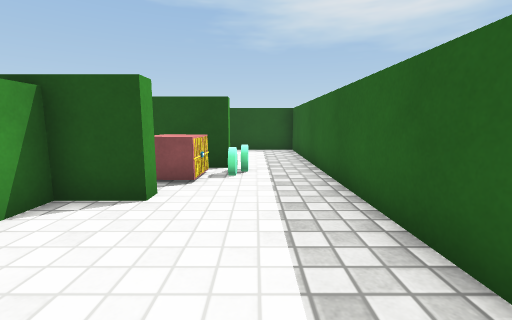
[1] (above)

18 first-person views from a walk through a scene from a Unity 3-D project. The camera is 0.58 m above the floor, tilts 8° down and sees 90° across. The floor is counted in squares, 0.5 m on a side. Each view is taken from the middle of a square. On the plan, view 1 faces up. The plan holds only what a view shows up to about 12 squares ahead; the rest is blank. The place goes on beyond the plan. The player character is not drawn. Surface patterns are stand-ins for the level's own textures.

[2]
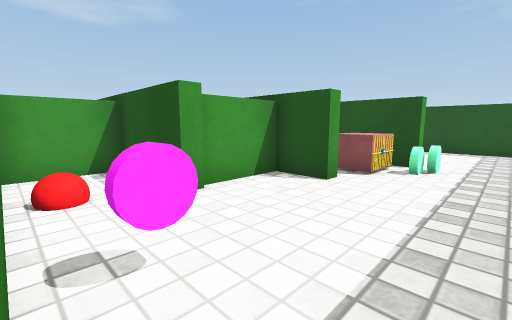

[3]
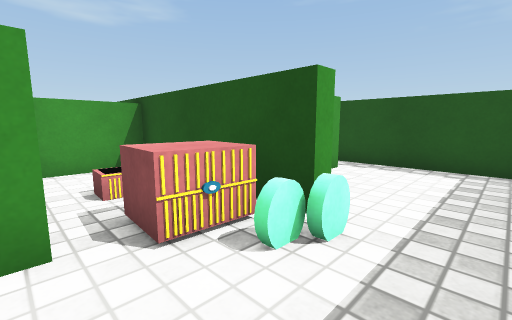

[4]
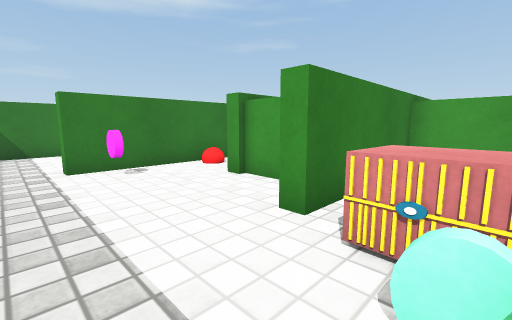

[5]
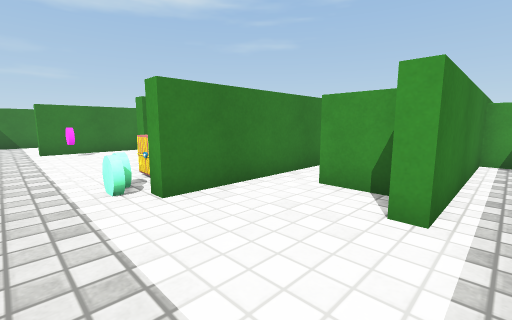

[6]
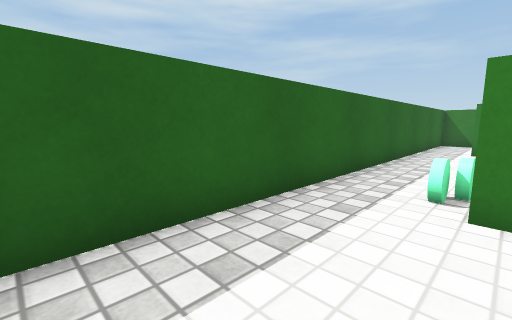

[7]
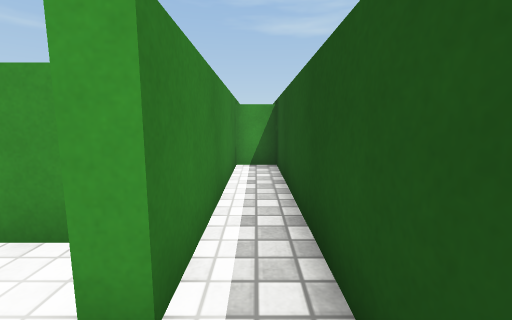

[8]
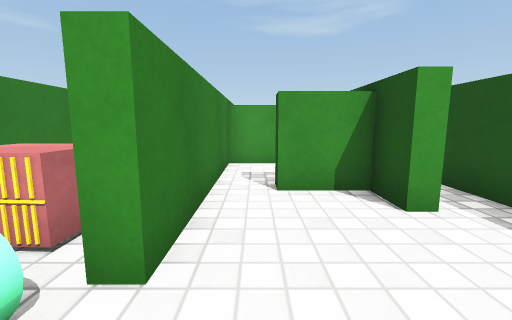

[9]
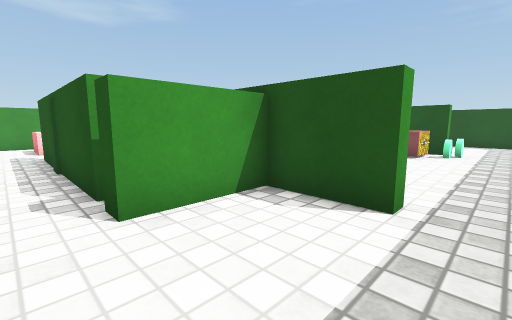

[10]
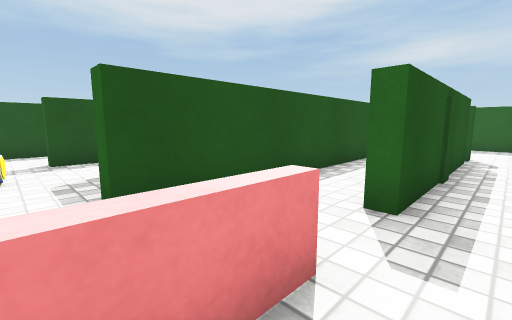

[11]
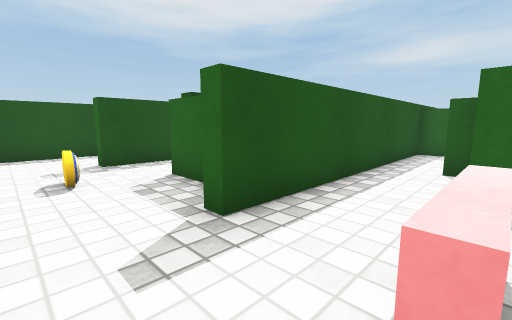

[12]
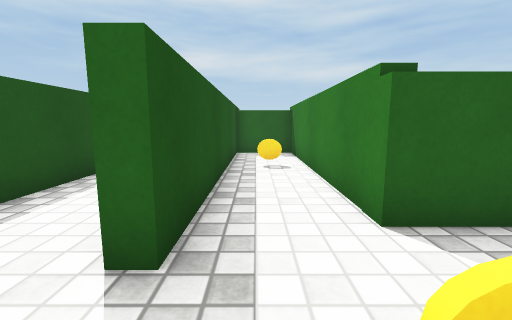

[13]
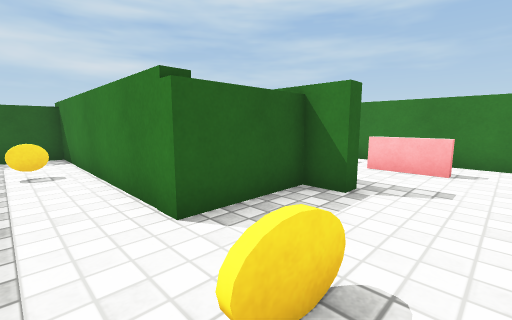

[14]
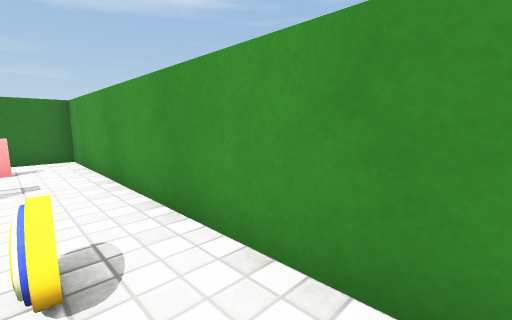

[15]
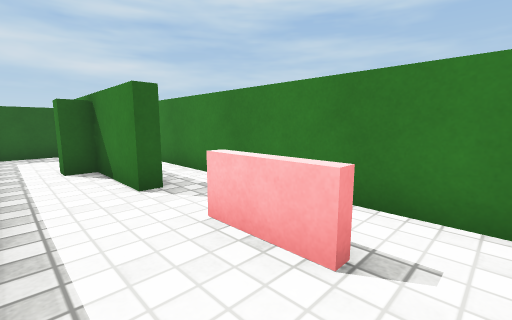

[16]
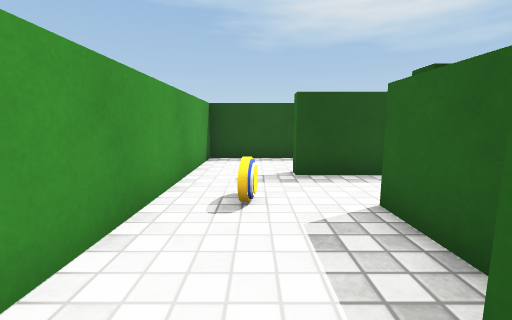

[17]
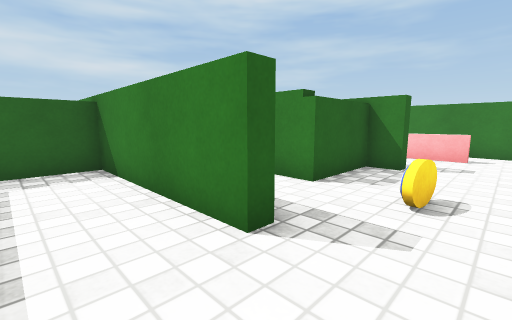

[18]
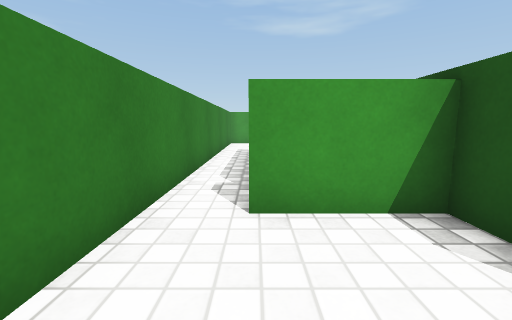

### Floor plan
Points are (right, up) in squares from view 1. A wall is a line through its corners. A room is listed if a view was taken in it or the views show most of it. See-through windows are left out.
Room 1 (views 1, 2, 3, 4)
walls: (-2.9, 1.6) (-2.9, 1.1) (-5.8, 1.1) (-5.8, -1.1); (-0.7, 7.2) (-0.7, 6.8) (-6.1, 6.8) (-6.1, 4.2) (-1.7, 4.2) (-1.7, 3.8) (-3.1, 3.8) (-3.1, 1.5); (1.7, -1.6) (1.7, 7.6); (-4.7, -1.1) (0, -1.1) (0, -1.5)
ways out: opening at (0.5, 7) to room 2; opening at (1, -1) to room 3
objects: red ball (-4, 0); other object (-4, 6); other object (-2, 5); disc (-1, 0); green disc (-1, 6); green disc (0, 6)
Room 2 (views 5, 6, 7, 8)
walls: (-3.6, 7.2) (-0.7, 7.2); (1.7, 7.6) (1.7, 11.6) (-8.3, 11.6) (-8.3, 10.4) (-2.2, 10.4) (-2.2, 10) (-3.4, 10) (-3.4, 8.4)
ways out: opening at (0.5, 7) to room 1; opening at (-4, 8) to room 7
Room 3 (views 9, 18)
walls: (0, -1.5) (-2.2, -1.5) (-2.2, -4); (1.7, -5.1) (1.7, -1.6); (-1.4, -5.5) (1.1, -5.5)
ways out: opening at (1, -1) to room 1; opening at (-2, -5) to room 4
Room 4 (views 10, 11, 12, 13, 15, 16)
walls: (-6.5, -1.5) (-12.1, -1.5) (-12.1, -1.1) (-11.2, -1.1) (-11.2, 1.6) (-3.6, 1.6) (-3.6, 3.8) (-12.1, 3.8); (-3.2, -4) (-9.5, -4) (-9.5, -3.8) (-6.9, -3.8) (-6.9, -3) (-6.4, -3); (-14.6, 3.6) (-14.6, -5.5) (-1.4, -5.5); (-2.2, -4) (-2.8, -4)
low walls: (-11.2, -4) (-13.1, -4); (-13.1, -3.8) (-11.2, -3.8)
ways out: opening at (-2, -5) to room 3; opening at (-13.5, 4) to room 5; opening at (-7, -2) to room 6
objects: coin (-13, 2); disc (-7, 3)
Room 5 (views 14, 17)
walls: (-12.1, 3.8) (-12.1, 4.2) (-6.7, 4.2) (-6.7, 6.1); (-8, 6.8) (-14.6, 6.8) (-14.6, 3.6)
ways out: opening at (-13.5, 4) to room 4
Room 6 (no view inside)
walls: (-2.8, -4) (-2.8, -1.5) (-6.5, -1.5)
ways out: opening at (-7, -2) to room 4
Room 7 (no view inside)
walls: (-6.5, 8.6) (-6.5, 7.2) (-3.6, 7.2); (-3.4, 8.4) (-4, 8.4)
ways out: opening at (-4, 8) to room 2

Positions as (right, up) in squares from view 1, and headings:
1: (0, 0), facing up
2: (1, -1), facing up-left
3: (1, 4), facing up-left
4: (1, 6), facing down-left
5: (1, 11), facing down-left
6: (-1, 11), facing down-right
7: (-1, 11), facing left
8: (1, 8), facing left
9: (1, -5), facing up-left
10: (-13, -5), facing up-right
11: (-14, -4), facing up-right
12: (-14, 3), facing right
13: (-14, 3), facing down-right
14: (-13, 4), facing down-left
15: (-14, -2), facing down-right
16: (-13, -2), facing up
17: (-14, 6), facing down-right
18: (1, -4), facing left
